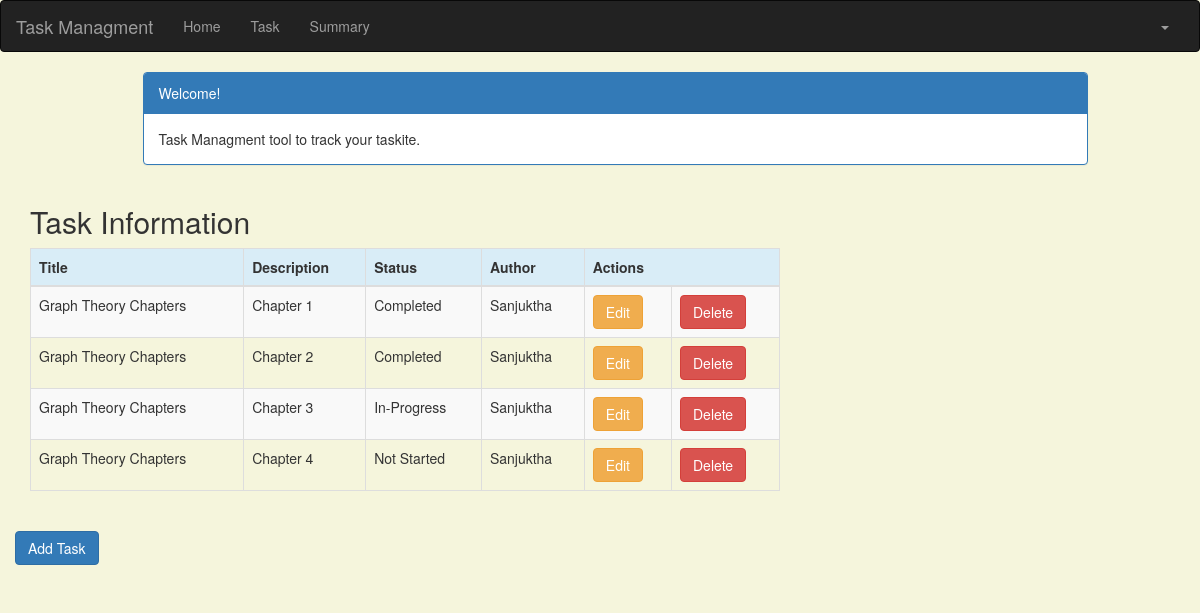
The app's page /task/ (signed in) with its own data.
### wikisite/models.py (models this page shows, shortened)
class Task(models.Model):
    Task_id = models.AutoField(primary_key=True)
    Title = models.CharField(max_length=50, null=False)
    Description = models.CharField(max_length=500)
    Status = models.CharField(max_length=50, choices = [('Not Started','Not Started'),('In-Progress','In-Progress'),('Completed','Completed')])
    Author = models.CharField(max_length=50, null=False)
    Created_Date = models.DateTimeField(default=timezone.now, blank=True)
    Due_Date = models.DateTimeField(default=timezone.now, blank=True)
    User_name = models.ForeignKey('User', on_delete=models.CASCADE, related_name='usertask')

### wikisite/views.py (the view)
# urls.py: url(r'^task/$', views.task_list, name='task_list'),
@login_required
def task_list(request):
    task = Task.objects.filter(Created_Date__lte=timezone.now())
    return render(request, 'wikisite/task_list.html',
                  {'tasks': task})

### wikisite/templates/wikisite/task_list.html (shortened to what this page needs)
{% extends 'wikisite/base.html' %}
{% block content %}
    <!DOCTYPE html>
    <html>
    <head>
        <link rel="stylesheet" href="https://maxcdn.bootstrapcdn.com/bootstrap/3.3.4/css/bootstrap.min.css">
    </head>
    <body>
    <div class="container">
        <div class="row">
            <div class="col-md-10 col-md-offset-1">
                <div class="panel panel-primary">
                    <div class="panel-heading">Welcome!</div>
                    <div class="panel-body">
                        Task Managment tool to track your taskite.
                    </div>
                </div>
            </div>
        </div>
    </div>
    <div class="row">
        <h2 style="padding-left: 15Px">Task Information</h2>
    </div>
    <div>
        <table class="table table-striped table-bordered table-hover">
            <thead>
            <tr class="bg-info">
                <th>Title</th>
                <th>Description</th>
                <th>Status</th>
                <th>Author</th>
                <th colspan="3">Actions</th>
            </tr>
            </thead>
            <tbody>
            {% for task in tasks %}
                <tr>
                    <td>{{ task.Title }}</td>
                    <td>{{ task.Description }}</td>
                    <td>{{ task.Status }}</td>
                    <td>{{ task.Author }}</td>
                    <td><a href="{% url 'wikisite:task_edit' pk=task.pk %}" class="btn btn-warning">Edit</a>
                    <td><a href="{% url 'wikisite:task_delete' pk=task.pk %}"
                           onclick="return confirm('Are you sure you want to delete?')"
                           class="btn btn-danger">Delete</a>
                    </td>
                </tr>
            {% endfor %}
            </tbody>
        </table>
    <div class="row">
            <a href="{% url 'wikisite:task_new' %}" class="row"><span
                    class="btn btn-primary">Add Task</span></a>
        </div>
    </div>
    </body>
    </html>
{% endblock %}

### wikisite/templates/wikisite/base.html (shortened to what this page needs)
{% load staticfiles %}
<!DOCTYPE html>
<html lang="en">
<head>
    <link rel="stylesheet" href="https://maxcdn.bootstrapcdn.com/bootstrap/3.3.7/css/bootstrap.min.css">
</head>
<body id="app-layout">
<nav class="navbar navbar-inverse">
    <div class="container-fluid">
        <div class="navbar-header">
            <a class="navbar-brand" href="/">
                Task Managment
            </a>
        </div>
        <div class="collapse navbar-collapse" id="myNavbar">
            <ul class="nav navbar-nav">
                <li><a href="{% url 'wikisite:home' %}">Home</a></li>
                <li><a href="{% url 'wikisite:task_list' %}">Task</a></li>
				<li><a href="{% url 'wikisite:summary' %}">Summary</a></li>
            </ul>
            <ul class="nav navbar-nav navbar-right">
                {% if user.is_authenticated %}
                    <li class="dropdown">
                        <a href="#" class="dropdown-toggle" data-toggle="dropdown" role="button" aria-expanded="false">
                            <span class="caret"></span>
                        </a>
                    </li>
                {% else %}
                    <li><a href="{% url 'login' %}"><span class="glyphicon glyphicon-log-in"></span> Login</a></li>
                {% endif %}
            </ul>
        </div>
    </div>
</nav>
<div class="content container">
    <div class="row">
        <div class="col-md-8">
            {% block content %}{% endblock %}
        </div>
    </div>
</body>
</html>

### wikisite/templates/wikisite/base.html (style rules this page uses)
.navbar { margin-bottom: 0; border-radius: 0; }

### wikisite/templates/wikisite/task_list.html (style rules this page uses)
body { background-color: beige; }

### records on screen
Task: Title "Graph Theory Chapters", Description "Chapter 1", Status "Completed", Author "Sanjuktha"
Task: Title "Graph Theory Chapters", Description "Chapter 2", Status "Completed", Author "Sanjuktha"
Task: Title "Graph Theory Chapters", Description "Chapter 3", Status "In-Progress", Author "Sanjuktha"
Task: Title "Graph Theory Chapters", Description "Chapter 4", Status "Not Started", Author "Sanjuktha"
